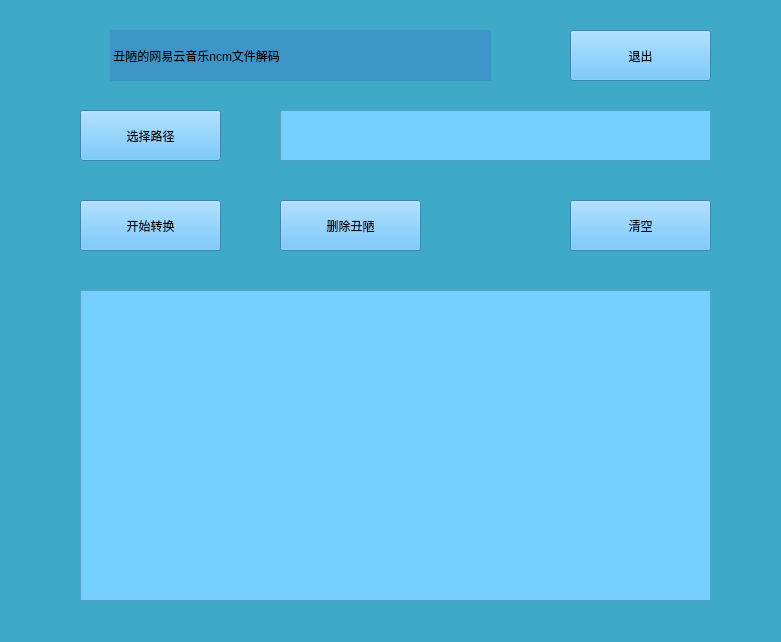
<?xml version="1.0" encoding="UTF-8"?>
<ui version="4.0">
 <class>Form</class>
 <widget class="QWidget" name="Form">
  <property name="geometry">
   <rect>
    <x>0</x>
    <y>0</y>
    <width>781</width>
    <height>642</height>
   </rect>
  </property>
  <property name="windowTitle">
   <string>Form</string>
  </property>
  <property name="styleSheet">
   <string notr="true">background-color: rgb(62, 170, 200);</string>
  </property>
  <widget class="QPushButton" name="btnDir">
   <property name="geometry">
    <rect>
     <x>80</x>
     <y>110</y>
     <width>141</width>
     <height>51</height>
    </rect>
   </property>
   <property name="styleSheet">
    <string notr="true">background-color: rgb(80, 185, 255);
font: 22pt &quot;Sitka Text&quot;;</string>
   </property>
   <property name="text">
    <string>选择路径</string>
   </property>
  </widget>
  <widget class="QTextEdit" name="edtDir">
   <property name="geometry">
    <rect>
     <x>280</x>
     <y>110</y>
     <width>431</width>
     <height>51</height>
    </rect>
   </property>
   <property name="styleSheet">
    <string notr="true">font: 22pt &quot;Kalam Light&quot;;
background-color: rgb(117, 207, 255);</string>
   </property>
  </widget>
  <widget class="QPushButton" name="btnStart">
   <property name="geometry">
    <rect>
     <x>80</x>
     <y>200</y>
     <width>141</width>
     <height>51</height>
    </rect>
   </property>
   <property name="styleSheet">
    <string notr="true">background-color: rgb(80, 185, 255);
font: 22pt &quot;Sitka Text&quot;;</string>
   </property>
   <property name="text">
    <string>开始转换</string>
   </property>
  </widget>
  <widget class="QPushButton" name="btnDel">
   <property name="geometry">
    <rect>
     <x>280</x>
     <y>200</y>
     <width>141</width>
     <height>51</height>
    </rect>
   </property>
   <property name="styleSheet">
    <string notr="true">background-color: rgb(80, 185, 255);
font: 22pt &quot;Sitka Text&quot;;</string>
   </property>
   <property name="text">
    <string>删除丑陋</string>
   </property>
  </widget>
  <widget class="QPushButton" name="btnClear">
   <property name="geometry">
    <rect>
     <x>570</x>
     <y>200</y>
     <width>141</width>
     <height>51</height>
    </rect>
   </property>
   <property name="styleSheet">
    <string notr="true">background-color: rgb(80, 185, 255);
font: 22pt &quot;Sitka Text&quot;;</string>
   </property>
   <property name="text">
    <string>清空</string>
   </property>
  </widget>
  <widget class="QLabel" name="label">
   <property name="geometry">
    <rect>
     <x>110</x>
     <y>30</y>
     <width>381</width>
     <height>51</height>
    </rect>
   </property>
   <property name="styleSheet">
    <string notr="true">background-color: rgb(62, 150, 200);
font: 18pt &quot;Juice ITC&quot;;</string>
   </property>
   <property name="text">
    <string> 丑陋的网易云音乐ncm文件解码</string>
   </property>
  </widget>
  <widget class="QTextBrowser" name="pdtShow">
   <property name="geometry">
    <rect>
     <x>80</x>
     <y>290</y>
     <width>631</width>
     <height>311</height>
    </rect>
   </property>
   <property name="styleSheet">
    <string notr="true">background-color: rgb(117, 207, 255);</string>
   </property>
  </widget>
  <widget class="QPushButton" name="btnQuit">
   <property name="geometry">
    <rect>
     <x>570</x>
     <y>30</y>
     <width>141</width>
     <height>51</height>
    </rect>
   </property>
   <property name="styleSheet">
    <string notr="true">background-color: rgb(80, 185, 255);
font: 22pt &quot;Sitka Text&quot;;</string>
   </property>
   <property name="text">
    <string>退出</string>
   </property>
  </widget>
 </widget>
 <resources/>
 <connections/>
</ui>
